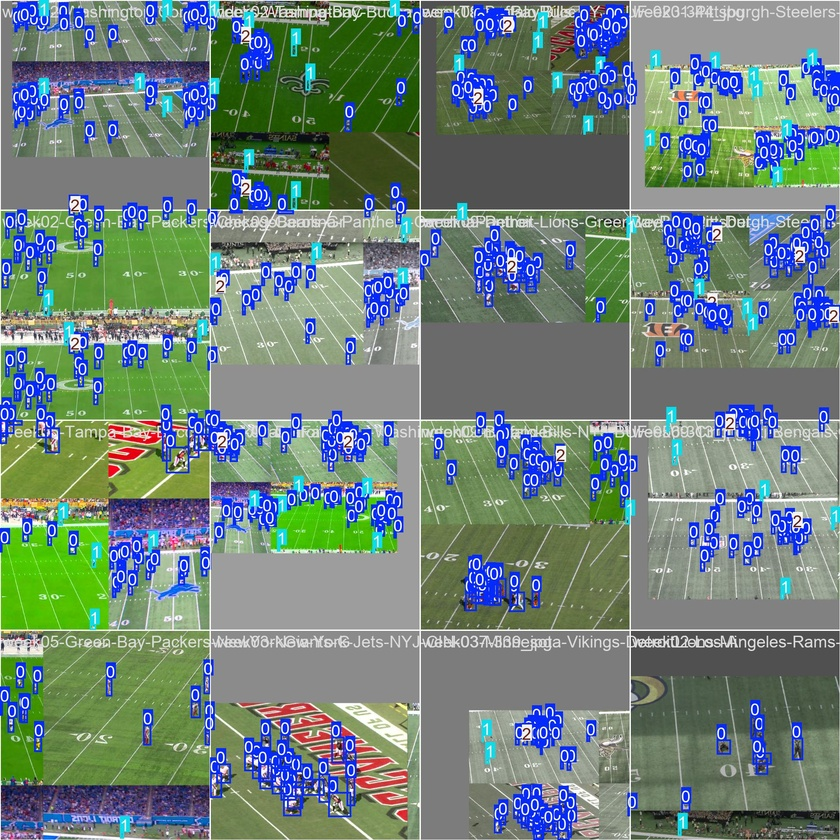
#> input picture runs/detect/weights/nfl_yolo12s/train_batch0.jpg, 840 x 840 px, shrunk from 1920 x 1920 before the run
$ python field_geometry_auto.py --frame runs/detect/weights/nfl_yolo12s/train_batch0.jpg
#> lines starting #> are read from the running program, lines starting #| are printed output that depends on the picture; after the words box and inside, x2 and y2 are one past the last pixel; in counts of white or black regions, pixels touching at a corner belong together; long printed decimals are rounded
"""
Automatic field geometry estimation.
Hough-based line detection, line-family split (yard lines vs sideline-like lines), vanishing point estimation from pairwise intersections
Run: python3 field_geometry_auto.py --frame calibration_frames/frame_00000.jpg
"""

from __future__ import annotations

import argparse
import json
from pathlib import Path
from typing import Dict, List, Optional, Sequence, Tuple

import cv2
import numpy as np


Line = Tuple[float, float, float, float]
Point = Tuple[float, float]


def detect_lines_hough(frame: np.ndarray) -> List[Line]:
    """Detect candidate field lines via Canny + probabilistic Hough."""
    gray = cv2.cvtColor(frame, cv2.COLOR_BGR2GRAY)
    blur = cv2.GaussianBlur(gray, (5, 5), 0)
    edges = cv2.Canny(blur, 60, 180)

    lines = cv2.HoughLinesP(
        edges,
        rho=1,
        theta=np.pi / 180,
        threshold=120,
        minLineLength=max(80, frame.shape[1] // 12),
        maxLineGap=20,
    )

    if lines is None:
        return []

    return [tuple(map(float, row[0])) for row in lines]


def line_angle_deg(line: Line) -> float:
    x1, y1, x2, y2 = line
    angle = np.degrees(np.arctan2(y2 - y1, x2 - x1))
    angle = (angle + 180.0) % 180.0
    return float(angle)


def split_line_families(lines: Sequence[Line]) -> Tuple[List[Line], List[Line]]:
    """Split lines into two orientation families using 1D k-means on angle."""
    if len(lines) < 2:
        return list(lines), []

    angles = np.array([[line_angle_deg(line)] for line in lines], dtype=np.float32)
    criteria = (cv2.TERM_CRITERIA_EPS + cv2.TERM_CRITERIA_MAX_ITER, 30, 0.1)
    compactness, labels, centers = cv2.kmeans(
        angles,
        K=2,
        bestLabels=None,
        criteria=criteria,
        attempts=10,
        flags=cv2.KMEANS_PP_CENTERS,
    )

    del compactness
    centers = centers.flatten()

    families = {0: [], 1: []}
    for line, label in zip(lines, labels.flatten()):
        families[int(label)].append(line)

    # Yard lines are usually the steeper family in broadcast view.
    if centers[0] > centers[1]:
        yard_label, side_label = 0, 1
    else:
        yard_label, side_label = 1, 0

    return families[yard_label], families[side_label]


def line_to_abc(line: Line) -> Tuple[float, float, float]:
    """Convert segment endpoints to infinite line ax + by + c = 0."""
    x1, y1, x2, y2 = line
    a = y1 - y2
    b = x2 - x1
    c = x1 * y2 - x2 * y1
    return a, b, c


def intersection(l1: Line, l2: Line) -> Optional[Point]:
    a1, b1, c1 = line_to_abc(l1)
    a2, b2, c2 = line_to_abc(l2)
    det = a1 * b2 - a2 * b1
    if abs(det) < 1e-6:
        return None
    x = (b1 * c2 - b2 * c1) / det
    y = (c1 * a2 - c2 * a1) / det
    return float(x), float(y)


def estimate_vanishing_point(lines: Sequence[Line], frame_shape: Tuple[int, int, int]) -> Optional[Point]:
    """Estimate VP from robust median of pairwise intersections."""
    if len(lines) < 2:
        return None

    height, width = frame_shape[:2]
    intersections: List[Point] = []
    for i in range(len(lines)):
        for j in range(i + 1, len(lines)):
            pt = intersection(lines[i], lines[j])
            if pt is None:
                continue
            x, y = pt
            # Keep plausible region (allow outside frame margin)
            if -2 * width <= x <= 3 * width and -2 * height <= y <= 3 * height:
                intersections.append(pt)

    if not intersections:
        return None

    pts = np.array(intersections, dtype=np.float32)
    vp = np.median(pts, axis=0)
    return float(vp[0]), float(vp[1])


def draw_lines(image: np.ndarray, lines: Sequence[Line], color: Tuple[int, int, int], thickness: int = 2) -> None:
    for line in lines:
        x1, y1, x2, y2 = [int(v) for v in line]
        cv2.line(image, (x1, y1), (x2, y2), color, thickness)


def build_geometry(frame: np.ndarray) -> Dict:
    all_lines = detect_lines_hough(frame)
    yard_lines, side_lines = split_line_families(all_lines)
    vp = estimate_vanishing_point(side_lines if len(side_lines) >= 2 else yard_lines, frame.shape)

    return {
        "num_all_lines": len(all_lines),
        "num_yard_lines": len(yard_lines),
        "num_sideline_family_lines": len(side_lines),
        "all_lines": [list(line) for line in all_lines],
        "yard_lines": [list(line) for line in yard_lines],
        "sideline_family_lines": [list(line) for line in side_lines],
        "vanishing_point": list(vp) if vp is not None else None,
    }


def save_outputs(frame_path: Path, output_dir: Path, geom: Dict) -> None:
    output_dir.mkdir(parents=True, exist_ok=True)

    frame = cv2.imread(str(frame_path))
    if frame is None:
        raise RuntimeError(f"Could not open frame: {frame_path}")

    overlay = frame.copy()
    all_lines = [tuple(line) for line in geom["all_lines"]]
    yard_lines = [tuple(line) for line in geom["yard_lines"]]
    side_lines = [tuple(line) for line in geom["sideline_family_lines"]]

    draw_lines(overlay, all_lines, (80, 80, 80), 1)
    draw_lines(overlay, yard_lines, (0, 255, 255), 2)      # yellow
    draw_lines(overlay, side_lines, (255, 0, 0), 2)        # blue

    vp = geom.get("vanishing_point")
    if vp is not None:
        vx, vy = int(vp[0]), int(vp[1])
        cv2.circle(overlay, (vx, vy), 8, (0, 0, 255), -1)
        cv2.putText(overlay, "VP", (vx + 8, vy - 8), cv2.FONT_HERSHEY_SIMPLEX, 0.7, (0, 0, 255), 2)

    alpha = 0.8
    vis = cv2.addWeighted(overlay, alpha, frame, 1 - alpha, 0)

    image_out = output_dir / f"{frame_path.stem}_geometry.png"
    json_out = output_dir / f"{frame_path.stem}_geometry.json"
    cv2.imwrite(str(image_out), vis)
    json_out.write_text(json.dumps(geom, indent=2))

    print(f"Saved: {image_out}")
    print(f"Saved: {json_out}")


def main() -> None:
    parser = argparse.ArgumentParser(description="Automatic field geometry estimation")
    parser.add_argument("--frame", required=True, help="Path to image frame")
    parser.add_argument("--out-dir", default="outputs/field_geometry", help="Output directory")
    args = parser.parse_args()

    frame_path = Path(args.frame)
    frame = cv2.imread(str(frame_path))
#> frame is the input picture: shape (840, 840, 3); mean B, G, R 123.6, 130.8, 111.1
    if frame is None:
        raise RuntimeError(f"Could not open frame: {frame_path}")

    geom = build_geometry(frame)
#> in detect_lines_hough, `gray = cv2.cvtColor(frame, cv2.COLOR_BGR2GRAY)`:
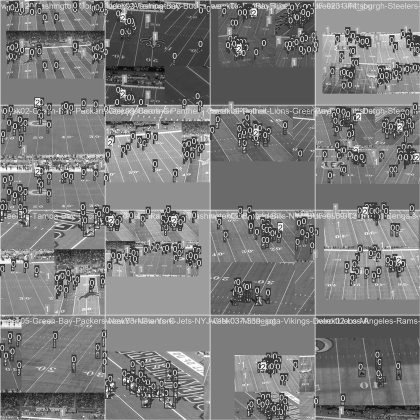
#> gray: shape (840, 840) (shown at 1/2 size); min 0, max 255, mean 124.1
#> in detect_lines_hough, `edges = cv2.Canny(blur, 60, 180)`:
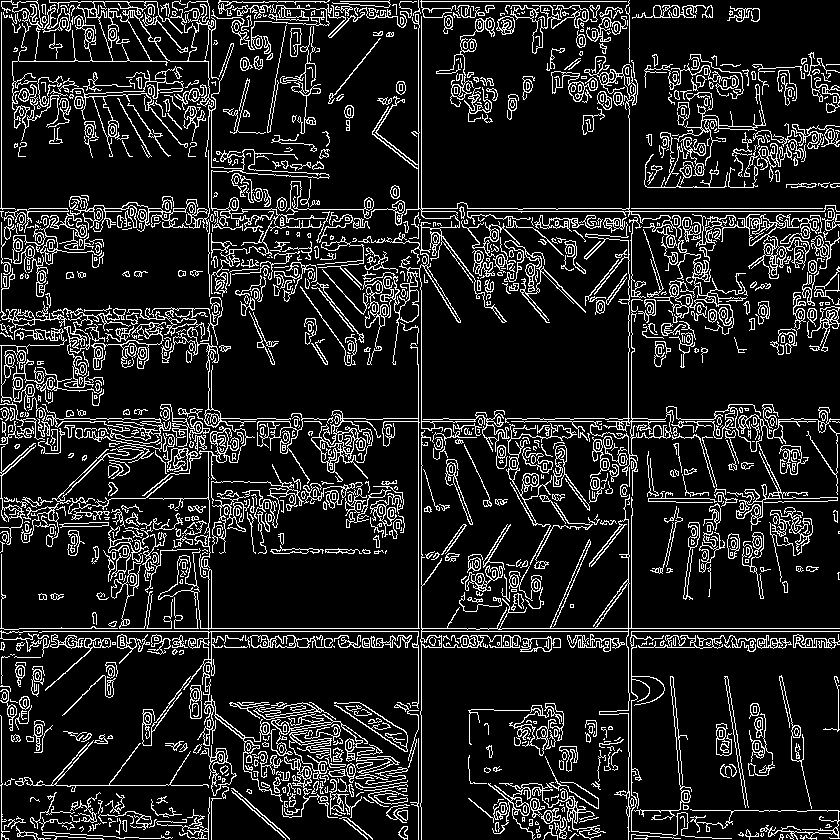
#> edges: shape (840, 840); 13.5% white in thin lines or dots
#> in detect_lines_hough, `lines = cv2.HoughLinesP( edges, rho=1, theta=np.pi / 180, threshold=12..`: lines = 515 rows, first 6: [0, 631, 839, 631], [421, 839, 421, 0], [0, 628, 839, 628], [418, 839, 418, 364], [1, 839, 1, 1], [395, 211, 839, 211]
#> in build_geometry, `all_lines = detect_lines_hough(frame)`: all_lines = 515 items, first 6: (0, 631, 839, 631), (421, 839, 421, 0), (0, 628, 839, 628), (418, 839, 418, 364), (1, 839, 1, 1), (395, 211, 839, 211)
#> in split_line_families, `angles = np.array([[line_angle_deg(line)] for line in lines], dtype=np..`: angles = 515 values, max 179.5 at index 80, min 0 at index 0, mean 74.28
#> in split_line_families, `compactness, labels, centers = cv2.kmeans( angles, K=2, bestLabels=Non..`: compactness = 308728.3; labels = 515 values, max 1 at index 1, min 0 at index 0, mean 0.449; centers = [9.15, 154.4]
#> the loop in split_line_families, `for line, label in zip(lines, labels.flatten()):` made 515 passes
#> (line, label) on passes 1 to 3: ((0, 631, 839, 631), 0), ((421, 839, 421, 0), 1), ((0, 628, 839, 628), 0)
#> in build_geometry, `yard_lines, side_lines = split_line_families(all_lines)`: yard_lines = 231 items, first 6: (421, 839, 421, 0), (418, 839, 418, 364), (1, 839, 1, 1), (631, 839, 631, 497), (208, 273, 208, 3), (211, 839, 211, 570); side_lines = 284 items, first 6: (0, 631, 839, 631), (0, 628, 839, 628), (395, 211, 839, 211), (364, 208, 835, 208), (2, 421, 838, 421), (0, 638, 838, 638)
#> the loop in estimate_vanishing_point, `for i in range(len(lines)):` made 284 passes
    print(
        f"Detected lines: total={geom['num_all_lines']} "
        f"yard={geom['num_yard_lines']} sideline_family={geom['num_sideline_family_lines']}"
    )
#| Detected lines: total=515 yard=231 sideline_family=284
    print(f"Vanishing point: {geom['vanishing_point']}")
#| Vanishing point: [393.0, 419.0]

    save_outputs(frame_path, Path(args.out_dir), geom)
#> the loop in draw_lines, `for line in lines:` made 515 passes
#> after the loop in draw_lines, `for line in lines:`:
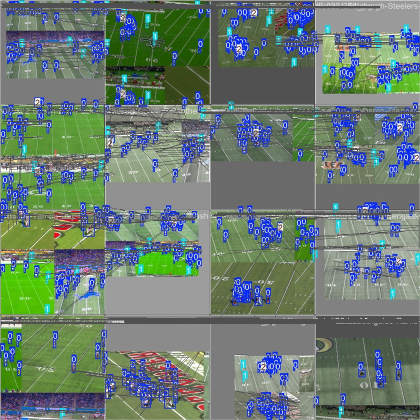
#> image: shape (840, 840, 3) (shown at 1/2 size); mean B, G, R 114.1, 123.7, 106.2
#> call 2 of draw_lines, with color = (0, 255, 255), thickness = 2
#> the loop in draw_lines (call 2), `for line in lines:` made 231 passes
#> after the loop in draw_lines (call 2), `for line in lines:`:
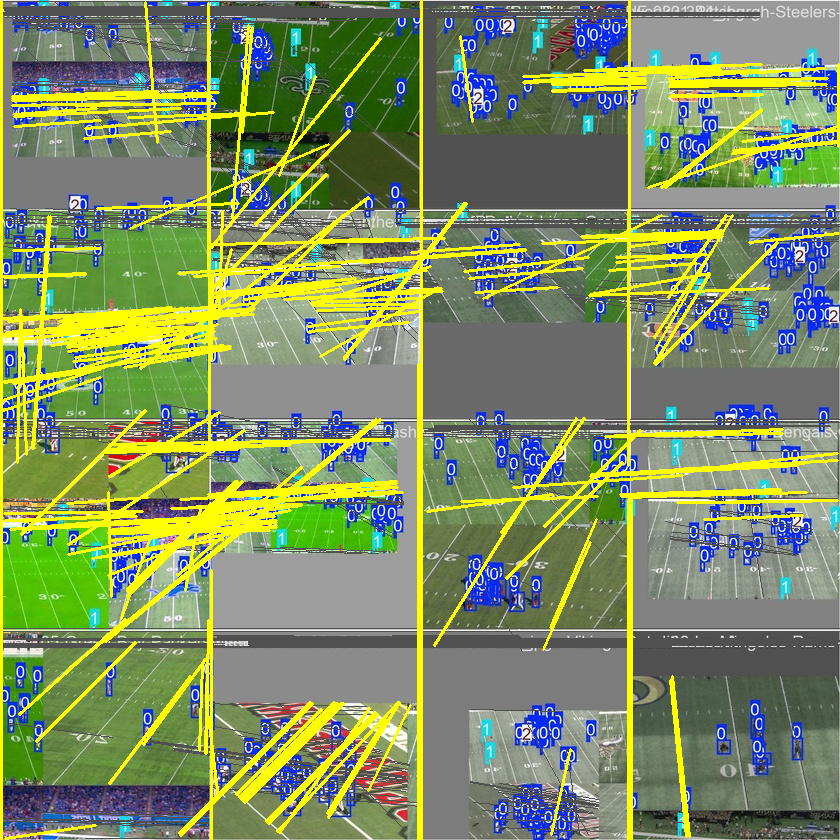
#> image: shape (840, 840, 3); 12.52% of pixels changed, all inside (x1, y1, x2, y2) = (0, 0, 840, 840)
#> call 3 of draw_lines, with color = (255, 0, 0), thickness = 2
#> the loop in draw_lines (call 3), `for line in lines:` made 284 passes
#> after the loop in draw_lines (call 3), `for line in lines:`:
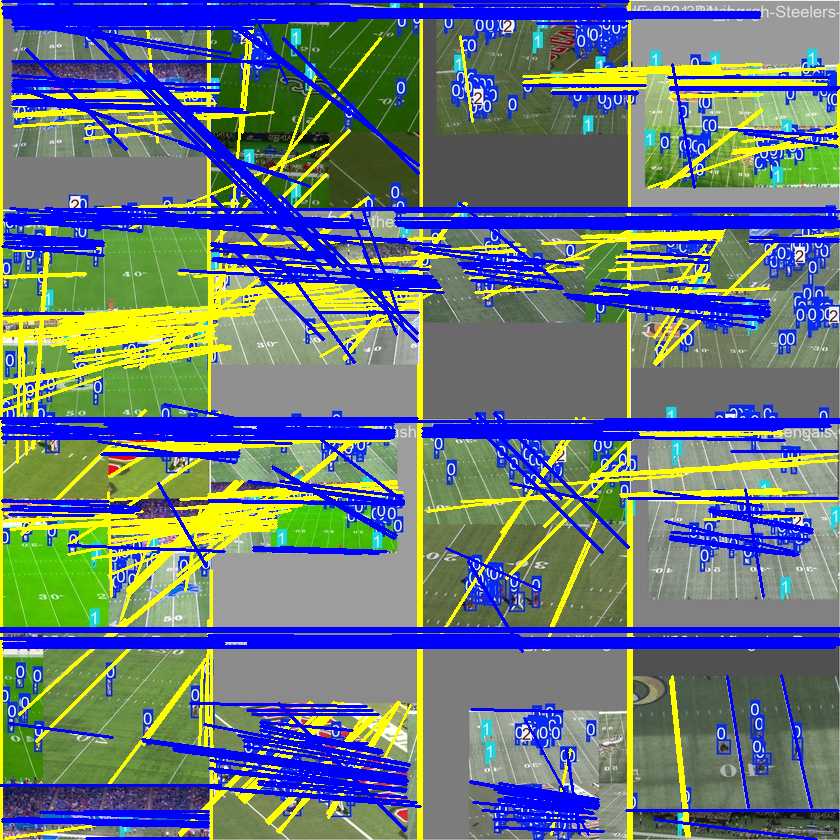
#> image: shape (840, 840, 3); 17.93% of pixels changed, all inside (x1, y1, x2, y2) = (0, 0, 840, 840)
#> in save_outputs, `vis = cv2.addWeighted(overlay, alpha, frame, 1 - alpha, 0)`:
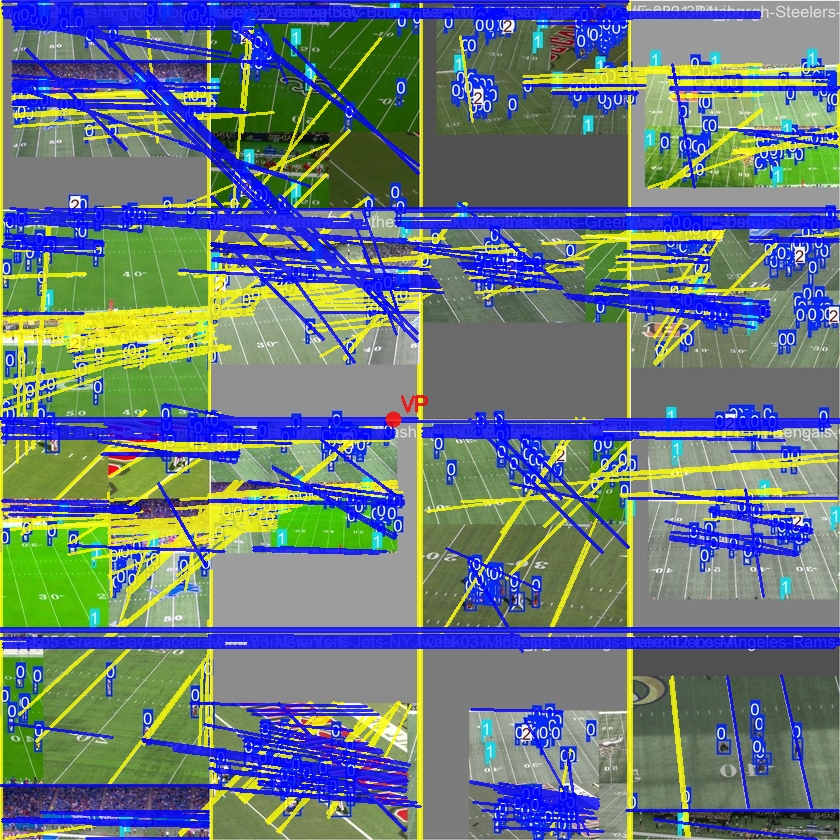
#> vis: shape (840, 840, 3); mean B, G, R 125.8, 120.6, 105


if __name__ == "__main__":
    main()
